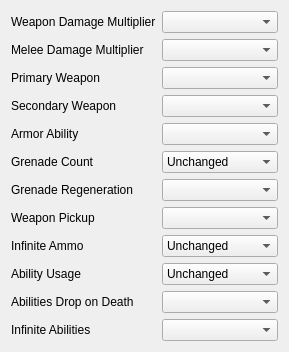
     <widget class="QWidget" name="PagePlayerTraitsTabOffense">
      <attribute name="title">
       <string>Offense</string>
      </attribute>
      <layout class="QGridLayout" name="gridLayout_11">
       <item row="3" column="1">
        <widget class="PlayerTraitWeaponCombobox" name="fieldWeaponSecondary"/>
       </item>
       <item row="10" column="0">
        <widget class="QLabel" name="labelAbilitiesDropOnDeath">
         <property name="text">
          <string>Abilities Drop on Death</string>
         </property>
         <property name="buddy">
          <cstring>fieldAbilitiesDropOnDeath</cstring>
         </property>
        </widget>
       </item>
       <item row="7" column="1">
        <widget class="PlayerTraitBooleanCombobox" name="fieldWeaponPickup"/>
       </item>
       <item row="0" column="0">
        <widget class="QLabel" name="labelDamageMult">
         <property name="text">
          <string>Weapon Damage Multiplier</string>
         </property>
         <property name="buddy">
          <cstring>fieldDamageMult</cstring>
         </property>
        </widget>
       </item>
       <item row="8" column="1">
        <widget class="QComboBox" name="fieldInfiniteAmmo">
         <item>
          <property name="text">
           <string>Unchanged</string>
          </property>
         </item>
         <item>
          <property name="text">
           <string>Disabled</string>
          </property>
         </item>
         <item>
          <property name="text">
           <string>Enabled</string>
          </property>
         </item>
         <item>
          <property name="text">
           <string>Bottomless Mag</string>
          </property>
         </item>
        </widget>
       </item>
       <item row="1" column="0">
        <widget class="QLabel" name="labelMeleeMult">
         <property name="text">
          <string>Melee Damage Multiplier</string>
         </property>
         <property name="buddy">
          <cstring>fieldMeleeMult</cstring>
         </property>
        </widget>
       </item>
       <item row="8" column="0">
        <widget class="QLabel" name="labelInfiniteAmmo">
         <property name="text">
          <string>Infinite Ammo</string>
         </property>
         <property name="buddy">
          <cstring>fieldInfiniteAmmo</cstring>
         </property>
        </widget>
       </item>
       <item row="2" column="0">
        <widget class="QLabel" name="labelWeaponPrimary">
         <property name="text">
          <string>Primary Weapon</string>
         </property>
         <property name="buddy">
          <cstring>fieldWeaponPrimary</cstring>
         </property>
        </widget>
       </item>
       <item row="1" column="1">
        <widget class="PlayerTraitDamageMultCombobox" name="fieldMeleeMult"/>
       </item>
       <item row="5" column="0">
        <widget class="QLabel" name="labelGrenadeCount">
         <property name="text">
          <string>Grenade Count</string>
         </property>
         <property name="buddy">
          <cstring>fieldGrenadeCount</cstring>
         </property>
        </widget>
       </item>
       <item row="3" column="0">
        <widget class="QLabel" name="labelWeaponSecondary">
         <property name="text">
          <string>Secondary Weapon</string>
         </property>
         <property name="buddy">
          <cstring>fieldWeaponSecondary</cstring>
         </property>
        </widget>
       </item>
       <item row="2" column="1">
        <widget class="PlayerTraitWeaponCombobox" name="fieldWeaponPrimary"/>
       </item>
       <item row="0" column="1">
        <widget class="PlayerTraitDamageMultCombobox" name="fieldDamageMult"/>
       </item>
       <item row="12" column="0" colspan="2">
        <spacer name="verticalSpacer_10">
         <property name="orientation">
          <enum>Qt::Vertical</enum>
         </property>
         <property name="sizeHint" stdset="0">
          <size>
           <width>20</width>
           <height>0</height>
          </size>
         </property>
        </spacer>
       </item>
       <item row="4" column="1">
        <widget class="PlayerTraitArmorAbilityCombobox" name="fieldArmorAbility"/>
       </item>
       <item row="11" column="0">
        <widget class="QLabel" name="labelInfiniteAbility">
         <property name="text">
          <string>Infinite Abilities</string>
         </property>
         <property name="buddy">
          <cstring>fieldInfiniteAbility</cstring>
         </property>
        </widget>
       </item>
       <item row="7" column="0">
        <widget class="QLabel" name="labelWeaponPickup">
         <property name="text">
          <string>Weapon Pickup</string>
         </property>
         <property name="buddy">
          <cstring>fieldWeaponPickup</cstring>
         </property>
        </widget>
       </item>
       <item row="6" column="1">
        <widget class="PlayerTraitBooleanCombobox" name="fieldGrenadeRegen">
         <property name="toolTip">
          <string>If enabled, the player will be given one plasma grenade and one frag grenade on every fifth second of the round, up to a maximum of two each.</string>
         </property>
        </widget>
       </item>
       <item row="4" column="0">
        <widget class="QLabel" name="labelArmorAbility">
         <property name="text">
          <string>Armor Ability</string>
         </property>
         <property name="buddy">
          <cstring>fieldArmorAbility</cstring>
         </property>
        </widget>
       </item>
       <item row="6" column="0">
        <widget class="QLabel" name="labelGrenadeRegen">
         <property name="text">
          <string>Grenade Regeneration</string>
         </property>
         <property name="buddy">
          <cstring>fieldGrenadeRegen</cstring>
         </property>
        </widget>
       </item>
       <item row="9" column="0">
        <widget class="QLabel" name="labelAbilityUsage">
         <property name="text">
          <string>Ability Usage</string>
         </property>
         <property name="buddy">
          <cstring>fieldAbilityUsage</cstring>
         </property>
        </widget>
       </item>
       <item row="5" column="1">
        <widget class="QComboBox" name="fieldGrenadeCount">
         <item>
          <property name="text">
           <string>Unchanged</string>
          </property>
         </item>
         <item>
          <property name="text">
           <string>Map Default(?)</string>
          </property>
         </item>
         <item>
          <property name="text">
           <string>None</string>
          </property>
         </item>
         <item>
          <property name="text">
           <string>Frag 1x</string>
          </property>
         </item>
         <item>
          <property name="text">
           <string>Frag 2x</string>
          </property>
         </item>
         <item>
          <property name="text">
           <string>Frag 3x</string>
          </property>
         </item>
         <item>
          <property name="text">
           <string>Frag 4x</string>
          </property>
         </item>
         <item>
          <property name="text">
           <string>Plasma 1x</string>
          </property>
         </item>
         <item>
          <property name="text">
           <string>Plasma 2x</string>
          </property>
         </item>
         <item>
          <property name="text">
           <string>Plasma 3x</string>
          </property>
         </item>
         <item>
          <property name="text">
           <string>Plasma 4x</string>
          </property>
         </item>
         <item>
          <property name="text">
           <string>Both 1x</string>
          </property>
         </item>
         <item>
          <property name="text">
           <string>Both 2x</string>
          </property>
         </item>
         <item>
          <property name="text">
           <string>Both 3x</string>
          </property>
         </item>
         <item>
          <property name="text">
           <string>Both 4x</string>
          </property>
         </item>
        </widget>
       </item>
       <item row="9" column="1">
        <widget class="QComboBox" name="fieldAbilityUsage">
         <item>
          <property name="text">
           <string>Unchanged</string>
          </property>
         </item>
         <item>
          <property name="text">
           <string>Disabled</string>
          </property>
         </item>
         <item>
          <property name="text">
           <string>Default</string>
          </property>
         </item>
         <item>
          <property name="text">
           <string>Enabled</string>
          </property>
         </item>
        </widget>
       </item>
       <item row="10" column="1">
        <widget class="PlayerTraitBooleanCombobox" name="fieldAbilitiesDropOnDeath">
         <property name="toolTip">
          <string>If enabled, players will drop their carried Armor Abilities when they die. Normally, they keep the Armor Abilities, such that others can't pick them up.</string>
         </property>
        </widget>
       </item>
       <item row="11" column="1">
        <widget class="PlayerTraitBooleanCombobox" name="fieldInfiniteAbility"/>
       </item>
      </layout>
     </widget>
